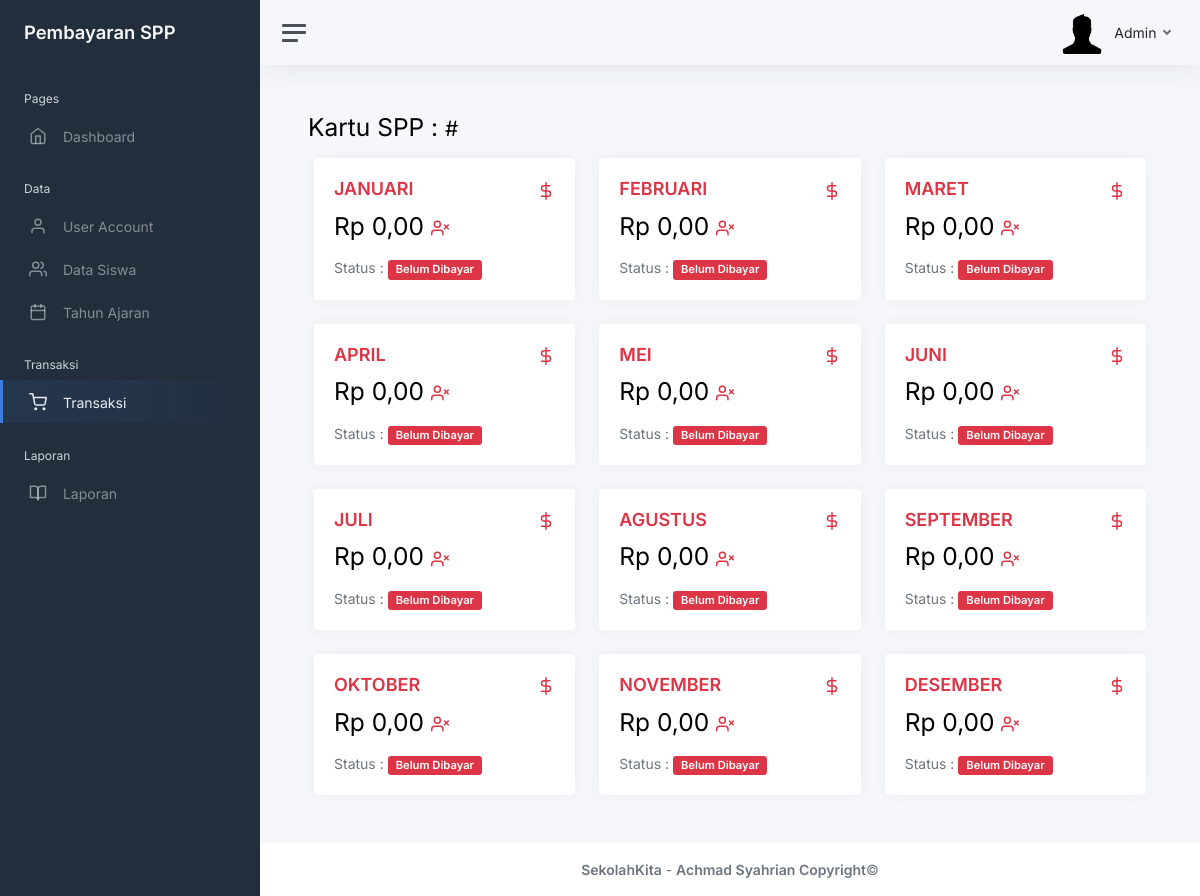
/static/pages/transaksi-view/rekap-transaksi.php?ks=S025 (signed in), run on an earlier commit of the app's database.
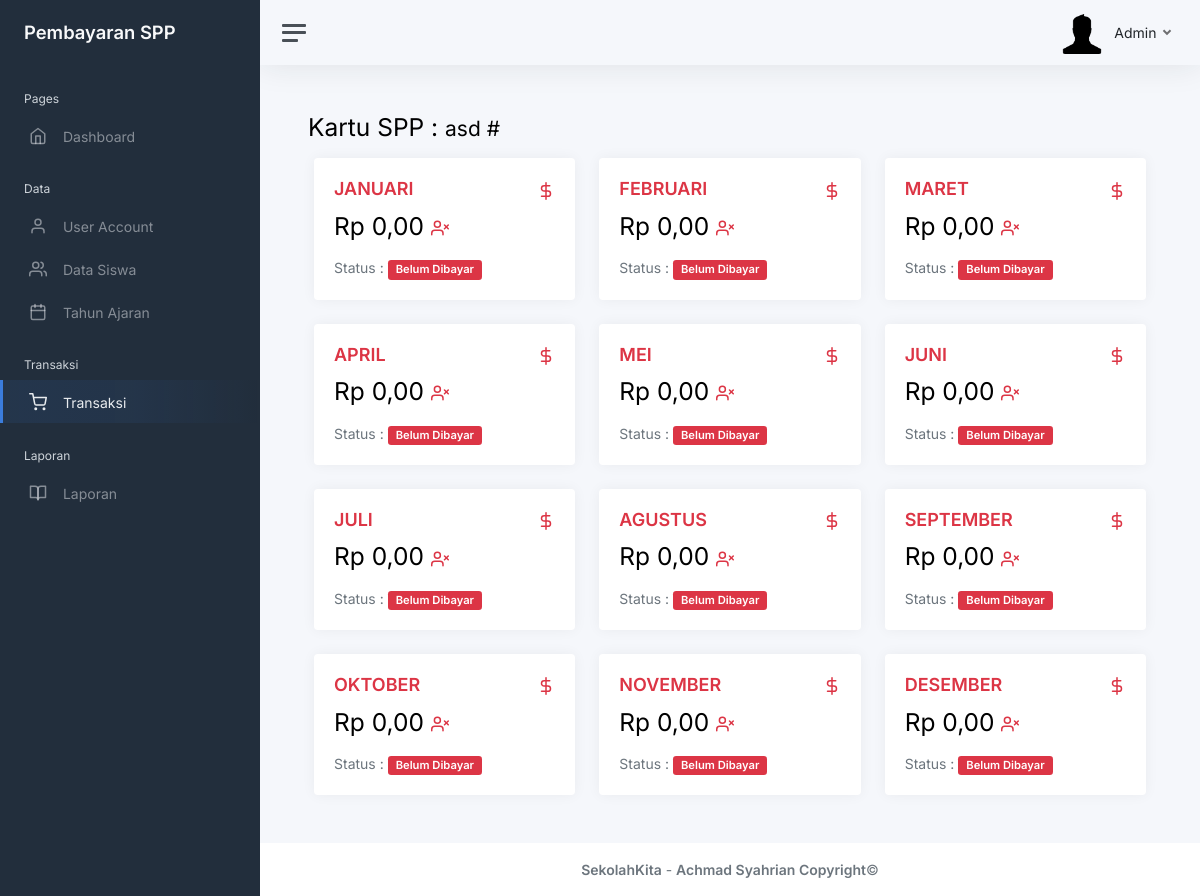
And on a later commit of the database.
### tables this page shows
CREATE TABLE `data_siswa` (
  `id` int(5) NOT NULL,
  `kode_siswa` varchar(100) NOT NULL,
  `nama_siswa` varchar(50) NOT NULL,
  `alamat_siswa` varchar(50) NOT NULL,
  `tahun_ajaran` varchar(9) NOT NULL
);

### static/pages/functions.php (called while the page is built, shortened)
<?php
$connect = mysqli_connect("localhost", "root", "", "spp_sekolah");
function query($query) {
  global $connect;
  $result = mysqli_query($connect, $query);
  $rows = [];
    while ($row = mysqli_fetch_assoc($result)) {
      $rows[] = $row;
    }
    return $rows;
}
function rupiah($angka){
  $hasil_rupiah = "Rp " . number_format($angka,2,',','.');
  return $hasil_rupiah;
}
?>

### static/pages/transaksi-view/rekap-transaksi.php (the view, shortened to what the changed rows need)
<?php
require '../functions.php';
$kodeSiswa = $_GET['ks'];
$tahunAjar = $_GET['ta'];
$siswa = query("SELECT * FROM data_siswa WHERE kode_siswa = '$kodeSiswa'")[0];
$tahunAjaran = query("SELECT * FROM tahun_ajaran WHERE tahun_ajaran = '$tahunAjar'")[0];
$kodeThnAjar = $tahunAjaran['kode_tahun_ajaran'];
$bulan = query("SELECT * FROM bulan");
?>
<!DOCTYPE html>
<html lang="en">
    <?php
        include('../../partials/head.php');
    ?>
<body>
    <div class="wrapper">
        <div class="main">
            <main class="content">
                <div class="container-fluid p-0">
                    <h1 class="h2 mb-3 animate__animated animate__fadeInUp animate__fast">Kartu SPP :
            <span class="h3"><?= $siswa['nama_siswa']; ?> #</span>
          </h1>
                    <div class="container">
            <div class="row">
              <?php foreach($bulan as $row) : ?>
                <?php
                  $bln = $row['nama_bulan'];
                  $statusBayar = query(" SELECT * FROM transaksi WHERE bulan_bayar = '$bln' AND kode_tahun_ajaran = '$kodeThnAjar' AND kode_siswa = '$kodeSiswa'  ");
                  if (count($statusBayar) > 0) {
                    $statusBayar = $statusBayar[0];
                  } else {
                    $statusBayar = null;
                  }
                ?>
                <div class="col-sm-4">
                  <div class="card animate__animated animate__fadeInUp animate__fast">
                    <?php if($statusBayar !== null && $statusBayar['status'] == "Lunas") { ?>
                      <div class="card-body spp-card">
                    <?php } else { ?>
                      <div onclick="window.location.href='add-transaksi?ks=<?= $siswa['kode_siswa']; ?>&ta=<?= $tahunAjaran['kode_tahun_ajaran']; ?>&b=<?= $row['id_bulan']; ?>' "  class="card-body spp-card">
                    <?php } ?>
                      <div class="row">
                        <div class="col mt-0">
                          <?php
                            if ($statusBayar !== null) {?>
                              <?php if($statusBayar['status'] == "Lunas") { ?>
                                <h1 class="card-title text-success" style="font-size:18px;"><?= $row['nama_bulan']; ?></h1>
                              <?php } elseif($statusBayar['status'] == "Proses") { ?>
                                <h1 class="card-title text-warning" style="font-size:18px;"><?= $row['nama_bulan']; ?></h1>
                              <?php } else{ ?>
                                <h1 class="card-title text-danger" style="font-size:18px;"><?= $row['nama_bulan']; ?></h1>
                              <?php } ?>
                            <?php } else {
                              echo "<h1 class='card-title text-danger' style='font-size:18px;'>".$row['nama_bulan']."</h1>";
                            } ?>
                        </div>
                      </div>
                      <h2 class="mt-1 mb-3">
                        <?= rupiah($tahunAjaran['biaya_semester']); ?>
                        <?php if($statusBayar !== null && $statusBayar['status'] == "Lunas") { ?>
                          <span class="text-success h4">
                            <i class='align-middle mb-1' data-feather='user-check'></i>
                          </span>
                        <?php } elseif($statusBayar !== null && $statusBayar['status'] == "Proses") { ?>
                          <span class="text-warning h4">
                            <i class='align-middle mb-1' data-feather='user-minus'></i>
                          </span>
                        <?php } else{ ?>
                          <span class="text-danger h4">
                            <i class='align-middle mb-1' data-feather='user-x'></i>
                          </span>
                        <?php } ?>
                      </h2>
                    </div>
                  </div>
                </div>
              <?php endforeach; ?>
            </div>
          </div>
                </div>
            </main>
        </div>
    </div>
</body>
</html>

What changed in the data, as far as the page shows it:
added data_siswa: nama_siswa "asd"
